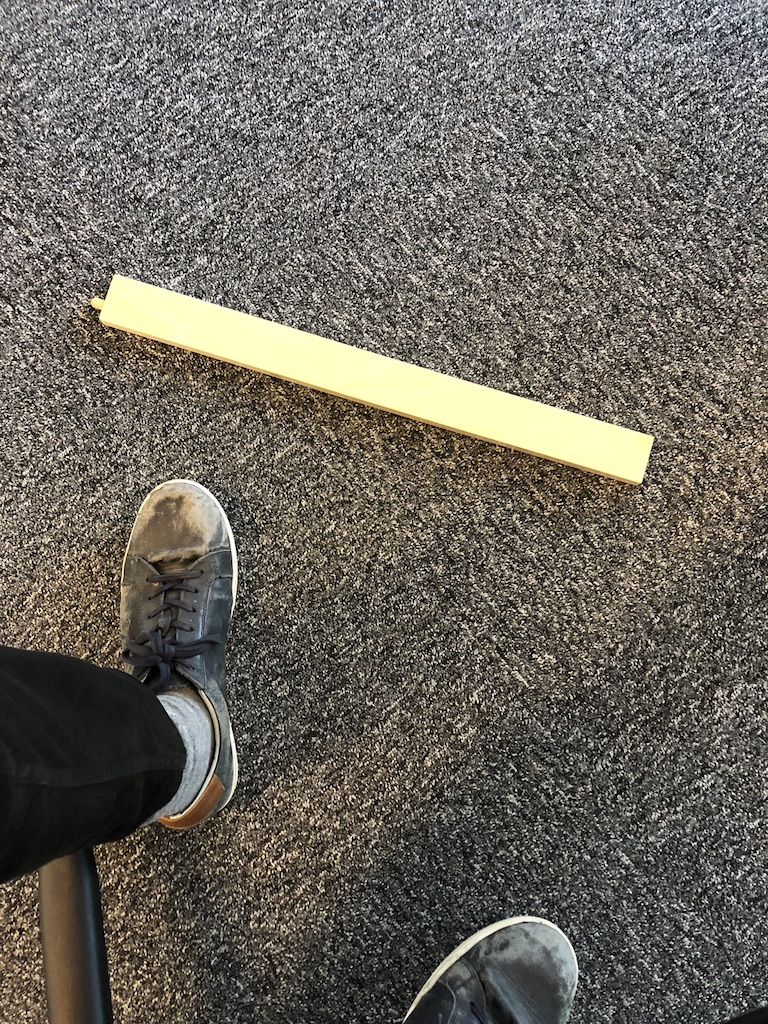
%> input picture ObjectDetectionPrototyping/edgeDetection/im3.jpg, 768 x 1024 px
$ octave segmentationTesting.m   (GNU Octave 9; MATLAB toolbox functions it lacks are replaced by stand-ins)
%> lines starting %> are read from the running program, lines starting %| are printed output that depends on the picture
clear all
close all

%% Testing of the function activecontour to segment images

I = imread('im3.jpg');
%> I is the input picture: size 1024x768x3 uint8; mean R, G, B 106, 101.6, 93.1
G_I = rgb2gray(I);
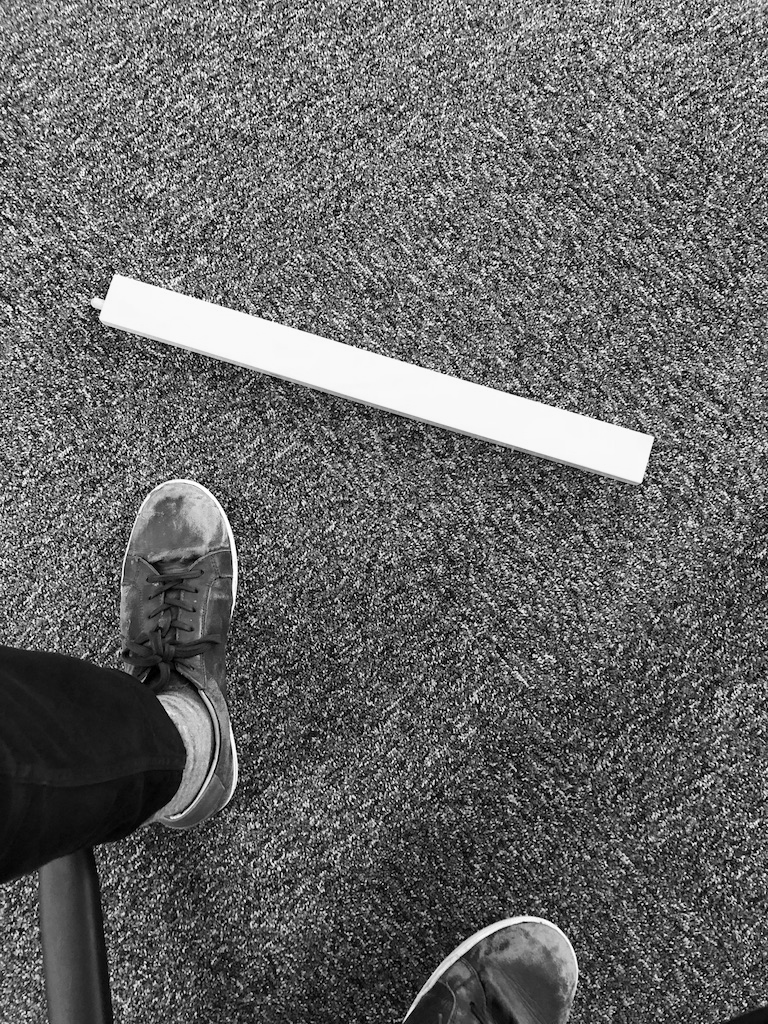
%> G_I: size 1024x768 uint8; min 0, max 255, mean 101.9
G_I = histeq(G_I);
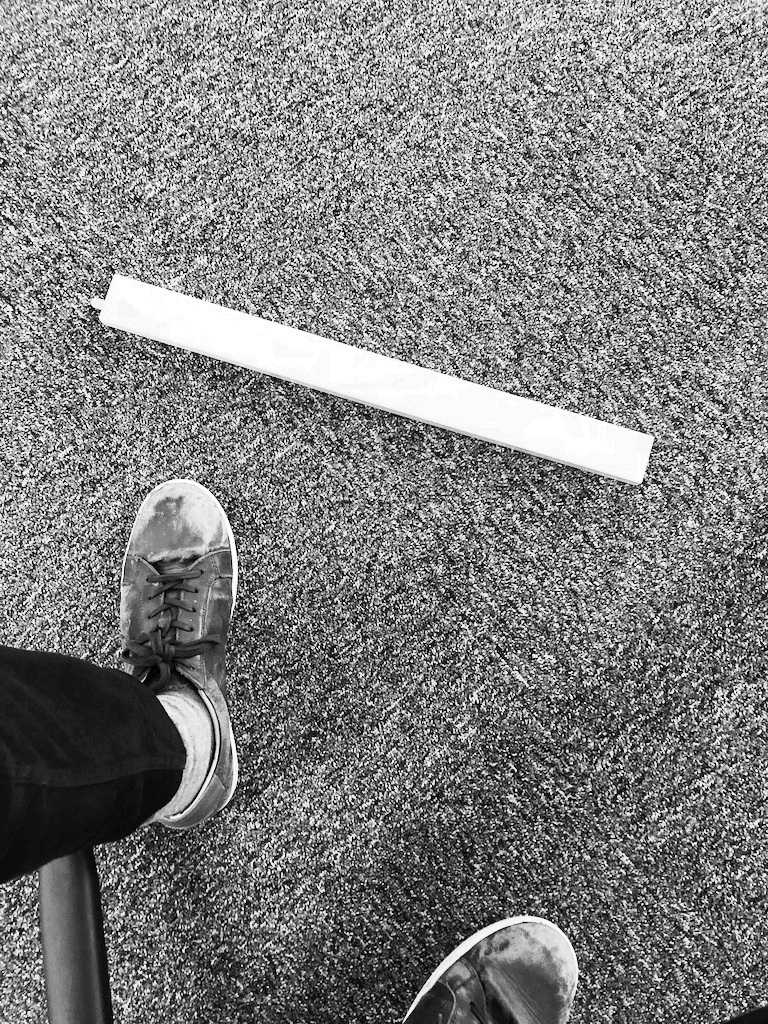
%> G_I: size 1024x768 uint8; min 0, max 255, mean 126.2
imshow(G_I)

% specify a mask
str = 'Click to select initial contour location. Double-click to confirm and proceed.';
title(str,'Color','b','FontSize',12);
disp(sprintf('\nNote: Click close to object boundaries for more accurate result.'))

%> (the run ends here)

$ run again, with ObjectDetectionPrototyping/edgeDetection/im1.jpg copied over ObjectDetectionPrototyping/edgeDetection/im3.jpg
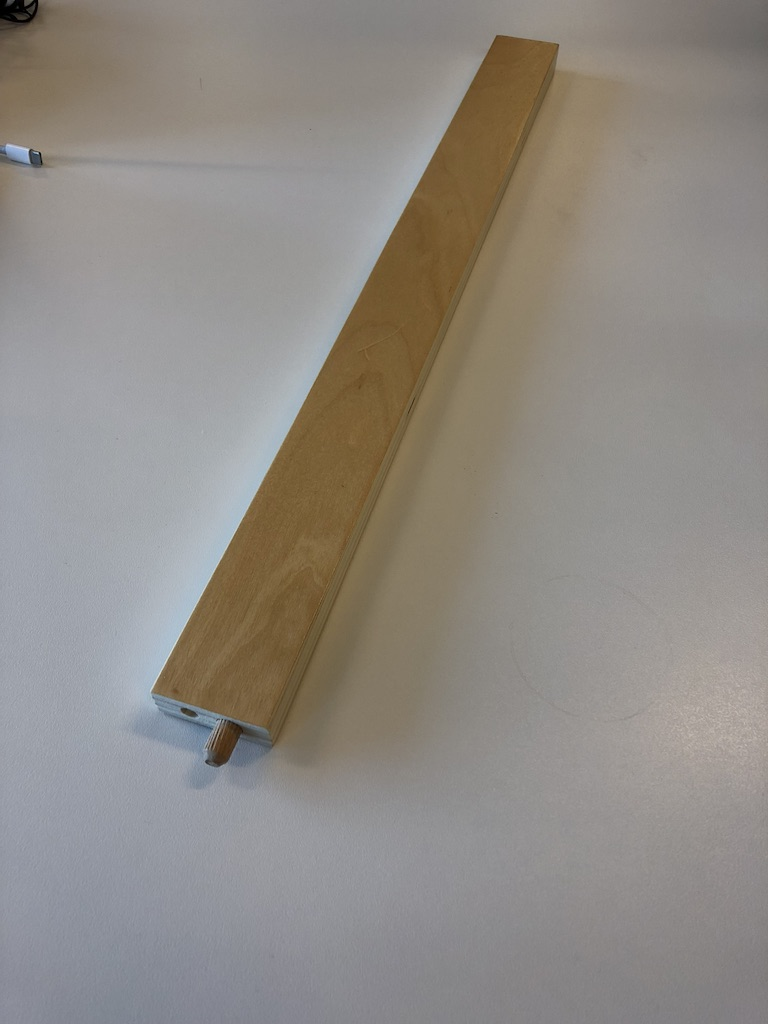
%> input picture ObjectDetectionPrototyping/edgeDetection/im1.jpg, 768 x 1024 px
%> I is the input picture: size 1024x768x3 uint8; mean R, G, B 143.5, 138.5, 132.7
%> `G_I = rgb2gray(I);`:
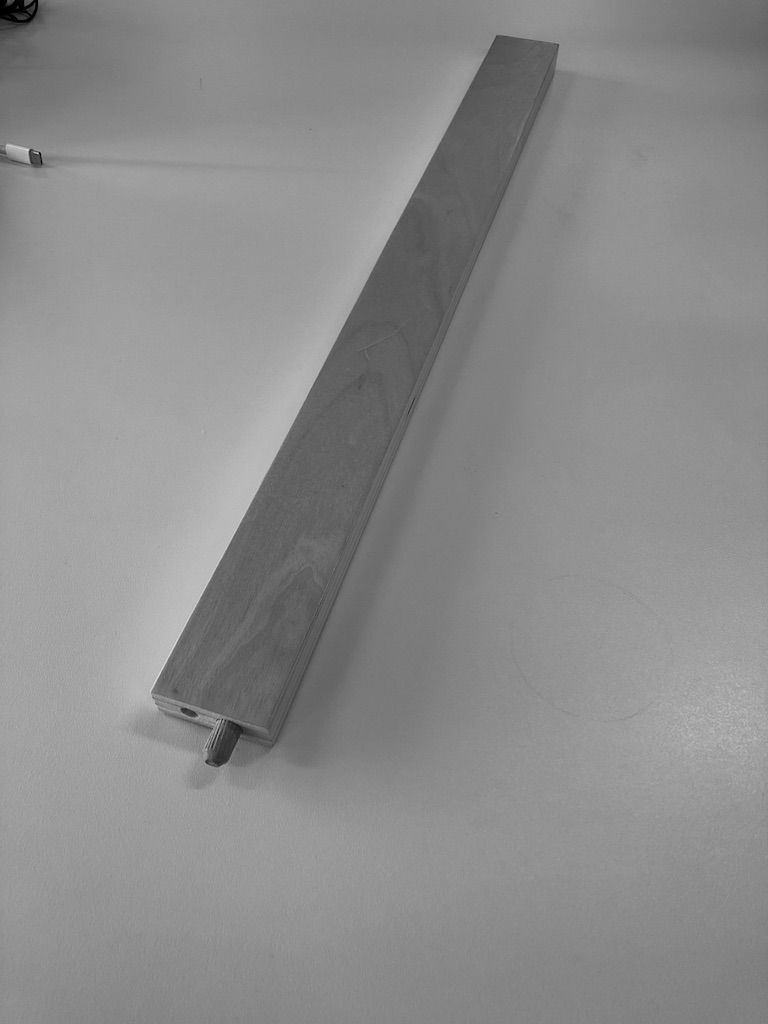
%> G_I: size 1024x768 uint8; min 0, max 224, mean 139.3
%> `G_I = histeq(G_I);`:
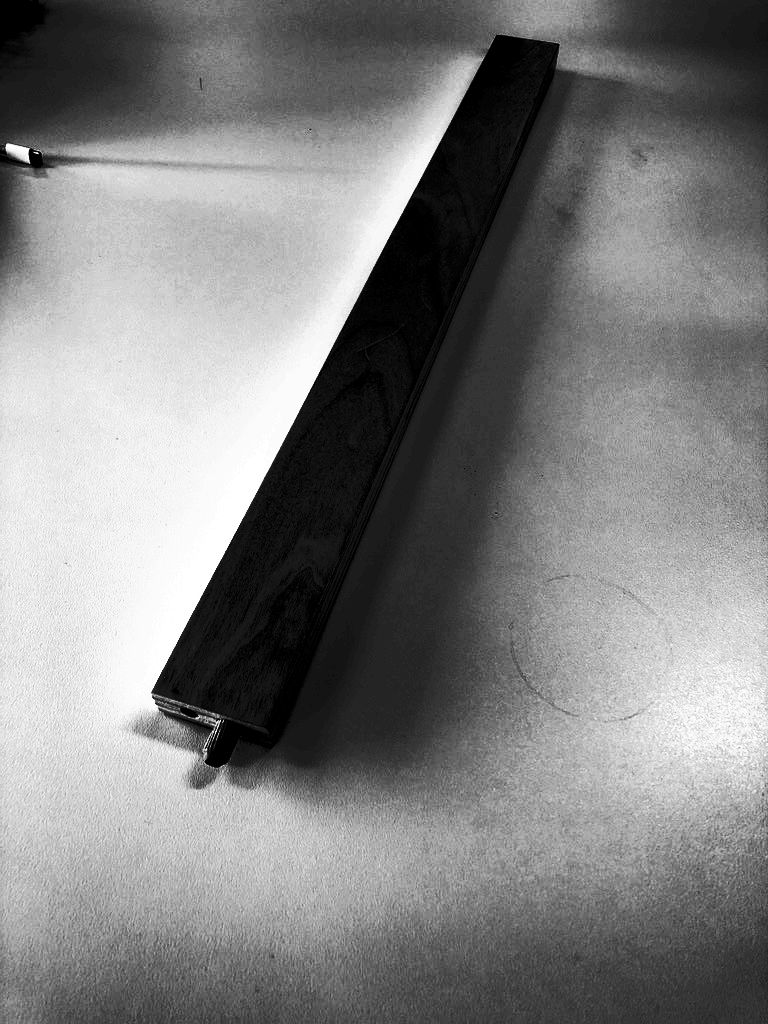
%> G_I: size 1024x768 uint8; min 0, max 255, mean 127.9

$ run again, with ObjectDetectionPrototyping/edgeDetection/im2.jpg copied over ObjectDetectionPrototyping/edgeDetection/im3.jpg
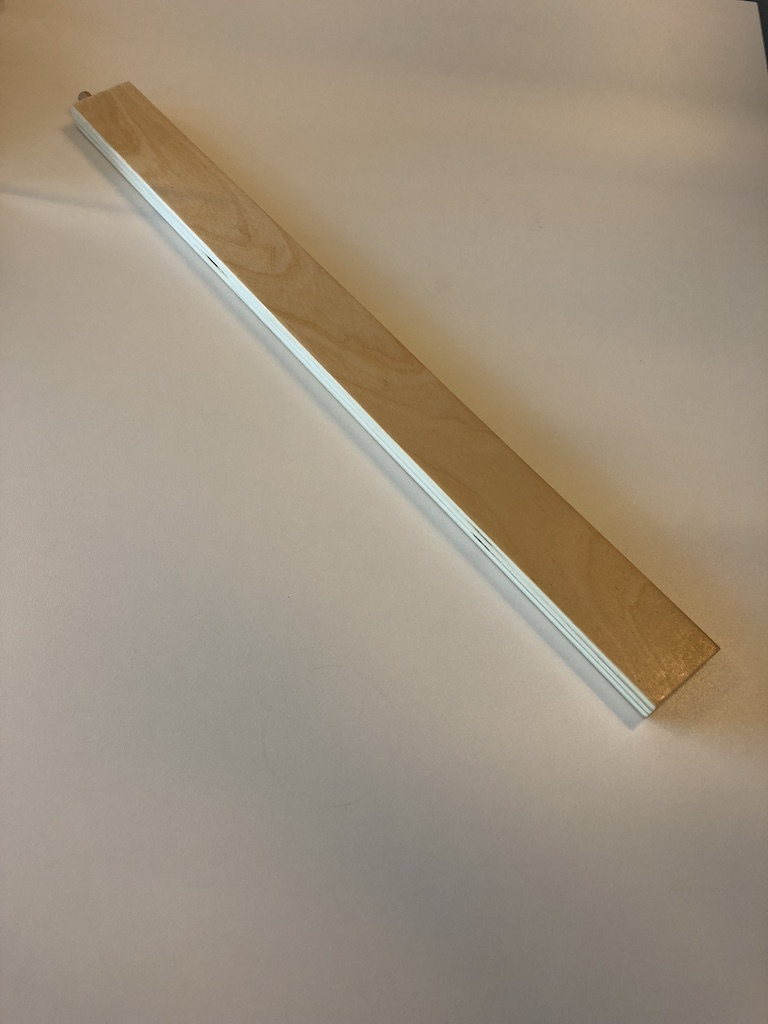
%> input picture ObjectDetectionPrototyping/edgeDetection/im2.jpg, 768 x 1024 px
%> I is the input picture: size 1024x768x3 uint8; mean R, G, B 158.5, 145, 127.2
%> `G_I = rgb2gray(I);`:
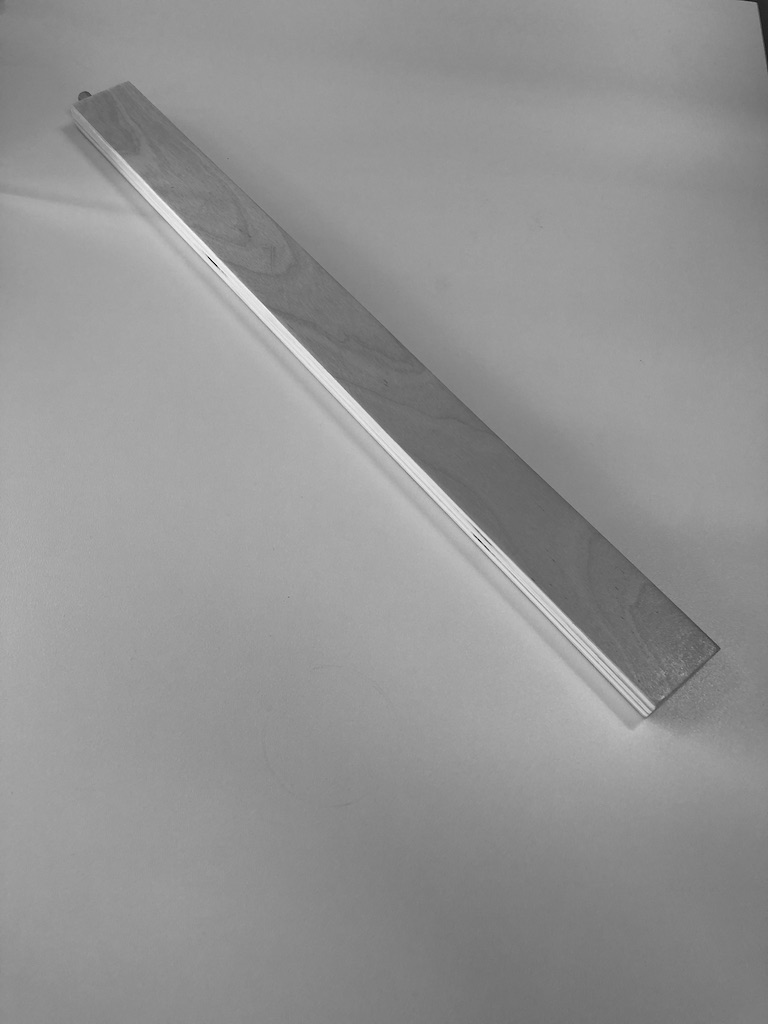
%> G_I: size 1024x768 uint8; min 0, max 252, mean 147
%> `G_I = histeq(G_I);`:
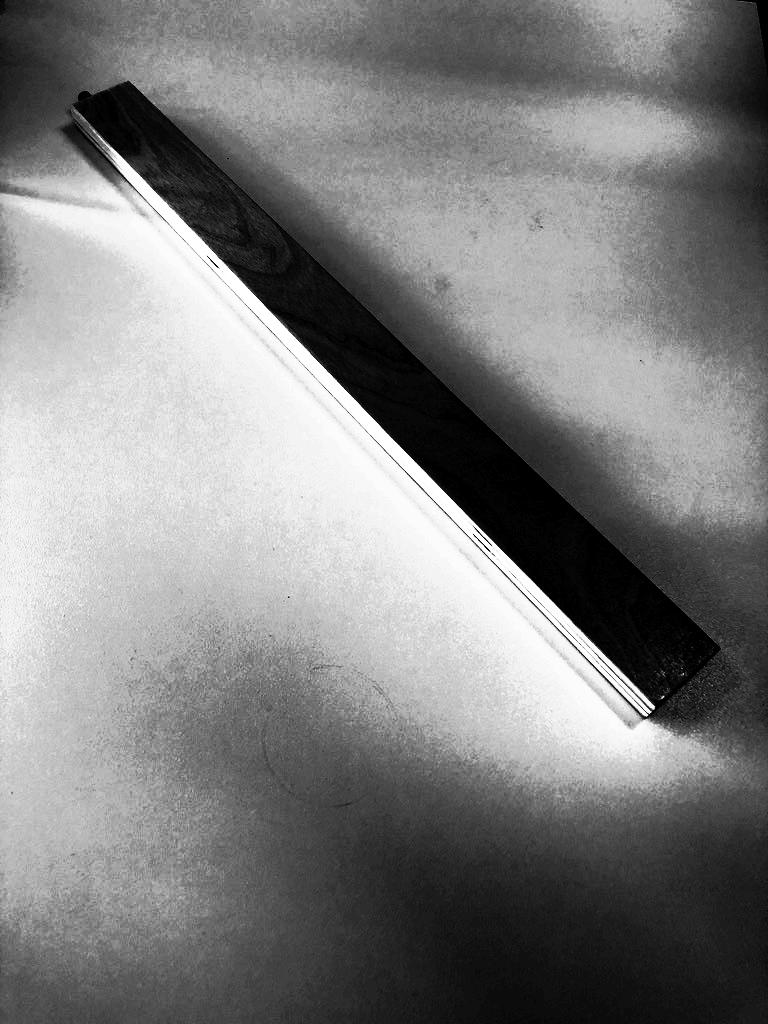
%> G_I: size 1024x768 uint8; min 0, max 255, mean 127.9

$ run again, with ObjectDetectionPrototyping/edgeDetection/im4.jpg copied over ObjectDetectionPrototyping/edgeDetection/im3.jpg
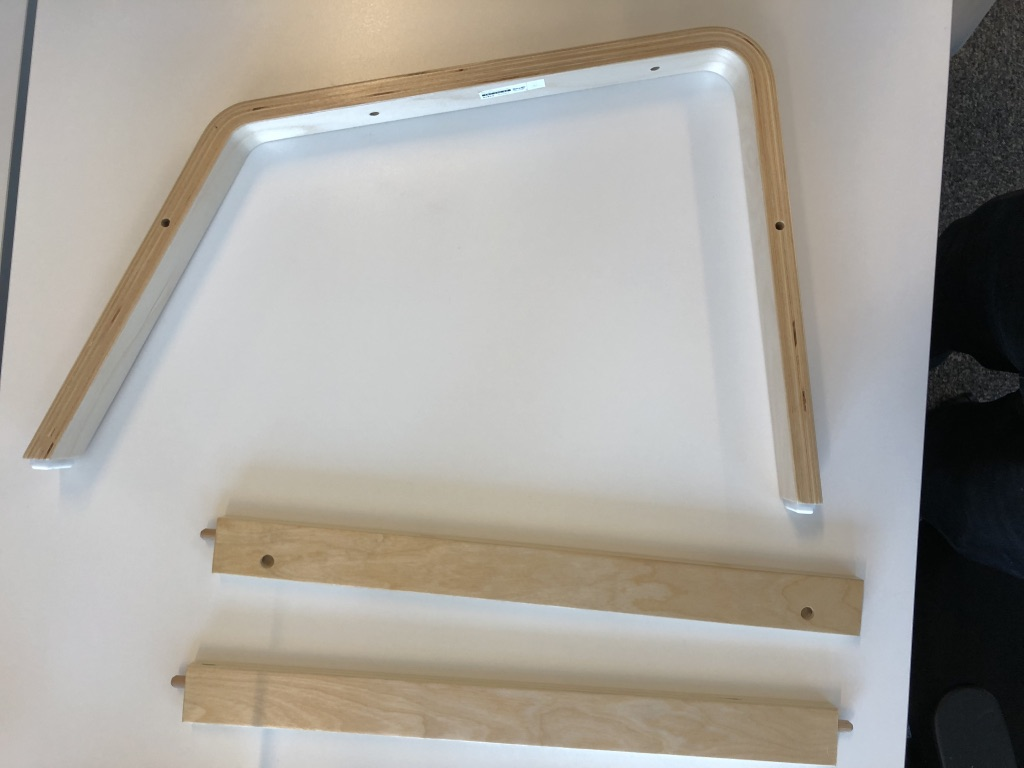
%> input picture ObjectDetectionPrototyping/edgeDetection/im4.jpg, 1024 x 768 px
%> I is the input picture: size 768x1024x3 uint8; mean R, G, B 167.9, 164, 157.5
%> `G_I = rgb2gray(I);`:
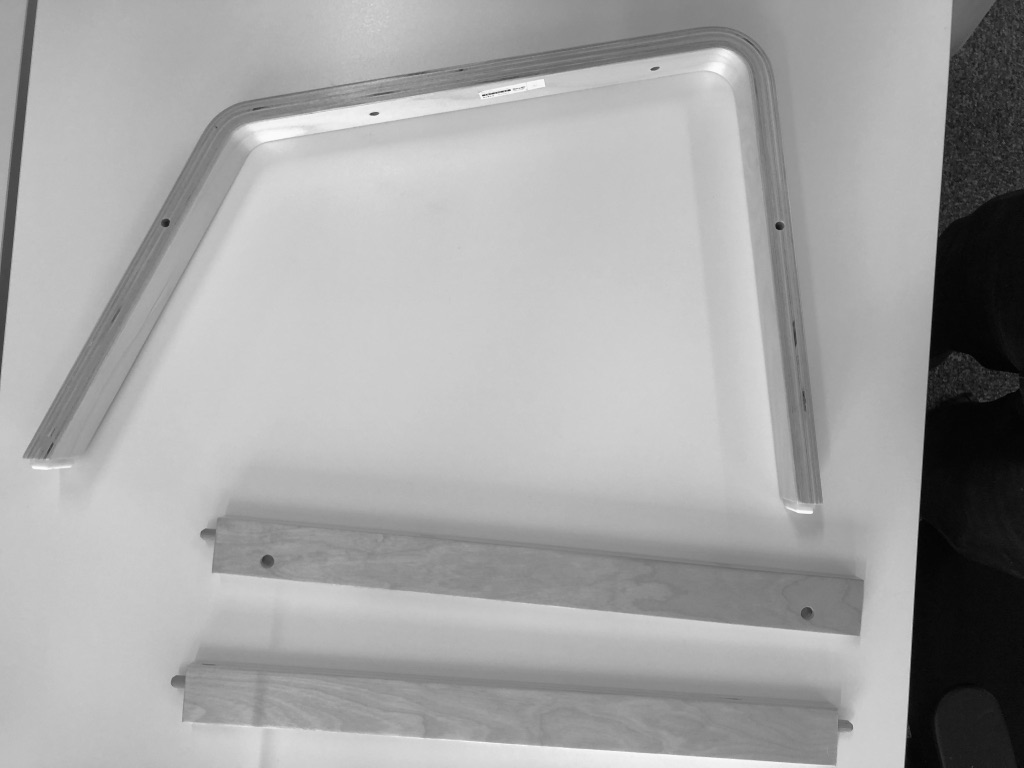
%> G_I: size 768x1024 uint8; min 0, max 253, mean 164.4
%> `G_I = histeq(G_I);`:
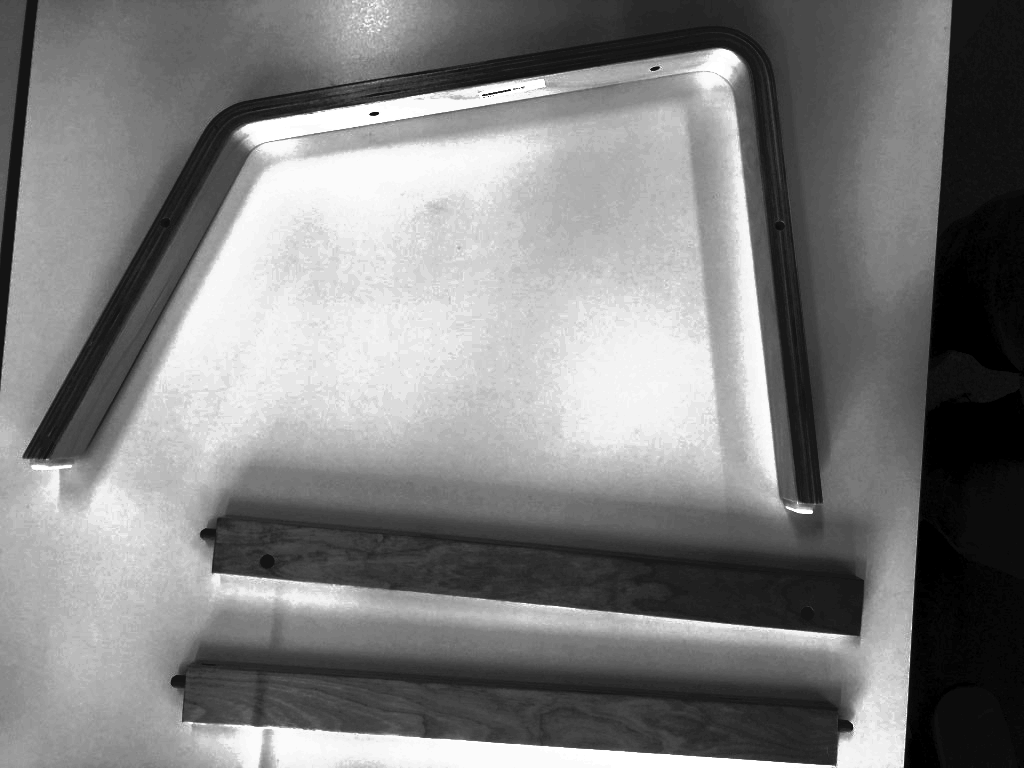
%> G_I: size 768x1024 uint8; min 0, max 255, mean 127.4
